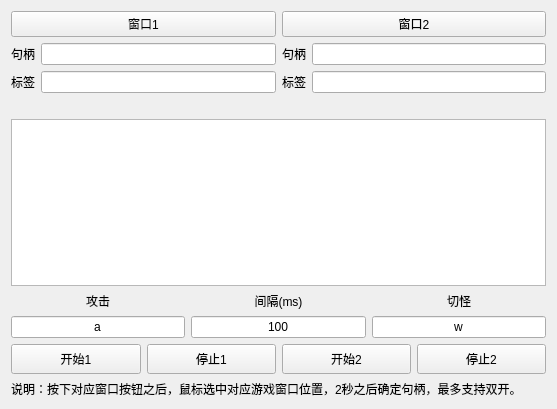
<?xml version="1.0" encoding="UTF-8"?>
<ui version="4.0">
 <class>Auto_fight</class>
 <widget class="QWidget" name="Auto_fight">
  <property name="windowModality">
   <enum>Qt::NonModal</enum>
  </property>
  <property name="geometry">
   <rect>
    <x>0</x>
    <y>0</y>
    <width>557</width>
    <height>409</height>
   </rect>
  </property>
  <property name="windowTitle">
   <string>Auto_fight</string>
  </property>
  <layout class="QVBoxLayout" name="verticalLayout_6">
   <item>
    <layout class="QHBoxLayout" name="horizontalLayout_3">
     <item>
      <layout class="QVBoxLayout" name="verticalLayout_3">
       <item>
        <layout class="QVBoxLayout" name="verticalLayout">
         <item>
          <widget class="QPushButton" name="pushButton_1">
           <property name="text">
            <string>窗口1</string>
           </property>
          </widget>
         </item>
         <item>
          <layout class="QHBoxLayout" name="horizontalLayout">
           <item>
            <widget class="QLabel" name="label">
             <property name="text">
              <string>句柄</string>
             </property>
            </widget>
           </item>
           <item>
            <widget class="QLineEdit" name="lineEdit_handle1"/>
           </item>
          </layout>
         </item>
        </layout>
       </item>
       <item>
        <layout class="QHBoxLayout" name="horizontalLayout_4">
         <item>
          <widget class="QLabel" name="label_7">
           <property name="text">
            <string>标签</string>
           </property>
          </widget>
         </item>
         <item>
          <widget class="QLineEdit" name="lineEdit_title1"/>
         </item>
        </layout>
       </item>
      </layout>
     </item>
     <item>
      <layout class="QVBoxLayout" name="verticalLayout_4">
       <item>
        <layout class="QVBoxLayout" name="verticalLayout_2">
         <item>
          <widget class="QPushButton" name="pushButton_2">
           <property name="text">
            <string>窗口2</string>
           </property>
          </widget>
         </item>
         <item>
          <layout class="QHBoxLayout" name="horizontalLayout_2">
           <item>
            <widget class="QLabel" name="label_2">
             <property name="text">
              <string>句柄</string>
             </property>
            </widget>
           </item>
           <item>
            <widget class="QLineEdit" name="lineEdit_handle2"/>
           </item>
          </layout>
         </item>
        </layout>
       </item>
       <item>
        <layout class="QHBoxLayout" name="horizontalLayout_5">
         <item>
          <widget class="QLabel" name="label_8">
           <property name="text">
            <string>标签</string>
           </property>
          </widget>
         </item>
         <item>
          <widget class="QLineEdit" name="lineEdit_title2"/>
         </item>
        </layout>
       </item>
      </layout>
     </item>
    </layout>
   </item>
   <item>
    <widget class="QLabel" name="label_4">
     <property name="text">
      <string/>
     </property>
    </widget>
   </item>
   <item>
    <layout class="QVBoxLayout" name="verticalLayout_5">
     <item>
      <widget class="QPlainTextEdit" name="plainTextEdit">
       <property name="sizePolicy">
        <sizepolicy hsizetype="Expanding" vsizetype="Expanding">
         <horstretch>0</horstretch>
         <verstretch>0</verstretch>
        </sizepolicy>
       </property>
       <property name="readOnly">
        <bool>true</bool>
       </property>
      </widget>
     </item>
     <item>
      <layout class="QHBoxLayout" name="horizontalLayout_9">
       <item>
        <widget class="QLabel" name="label_1">
         <property name="sizePolicy">
          <sizepolicy hsizetype="Expanding" vsizetype="Expanding">
           <horstretch>0</horstretch>
           <verstretch>0</verstretch>
          </sizepolicy>
         </property>
         <property name="text">
          <string>攻击</string>
         </property>
         <property name="alignment">
          <set>Qt::AlignCenter</set>
         </property>
        </widget>
       </item>
       <item>
        <widget class="QLabel" name="label_9">
         <property name="sizePolicy">
          <sizepolicy hsizetype="Expanding" vsizetype="Expanding">
           <horstretch>0</horstretch>
           <verstretch>0</verstretch>
          </sizepolicy>
         </property>
         <property name="text">
          <string>间隔(ms)</string>
         </property>
         <property name="alignment">
          <set>Qt::AlignCenter</set>
         </property>
        </widget>
       </item>
       <item>
        <widget class="QLabel" name="label_10">
         <property name="sizePolicy">
          <sizepolicy hsizetype="Expanding" vsizetype="Expanding">
           <horstretch>0</horstretch>
           <verstretch>0</verstretch>
          </sizepolicy>
         </property>
         <property name="text">
          <string>切怪</string>
         </property>
         <property name="alignment">
          <set>Qt::AlignCenter</set>
         </property>
        </widget>
       </item>
      </layout>
     </item>
     <item>
      <layout class="QHBoxLayout" name="horizontalLayout_10">
       <item>
        <widget class="QLineEdit" name="lineEdit_A">
         <property name="sizePolicy">
          <sizepolicy hsizetype="Expanding" vsizetype="Expanding">
           <horstretch>0</horstretch>
           <verstretch>0</verstretch>
          </sizepolicy>
         </property>
         <property name="tabletTracking">
          <bool>false</bool>
         </property>
         <property name="text">
          <string>a</string>
         </property>
         <property name="alignment">
          <set>Qt::AlignCenter</set>
         </property>
        </widget>
       </item>
       <item>
        <widget class="QLineEdit" name="lineEdit_time">
         <property name="sizePolicy">
          <sizepolicy hsizetype="Expanding" vsizetype="Expanding">
           <horstretch>0</horstretch>
           <verstretch>0</verstretch>
          </sizepolicy>
         </property>
         <property name="text">
          <string>100</string>
         </property>
         <property name="alignment">
          <set>Qt::AlignCenter</set>
         </property>
        </widget>
       </item>
       <item>
        <widget class="QLineEdit" name="lineEdit_Tab">
         <property name="sizePolicy">
          <sizepolicy hsizetype="Expanding" vsizetype="Expanding">
           <horstretch>0</horstretch>
           <verstretch>0</verstretch>
          </sizepolicy>
         </property>
         <property name="text">
          <string>w</string>
         </property>
         <property name="alignment">
          <set>Qt::AlignCenter</set>
         </property>
        </widget>
       </item>
      </layout>
     </item>
    </layout>
   </item>
   <item>
    <layout class="QHBoxLayout" name="horizontalLayout_6">
     <item>
      <layout class="QHBoxLayout" name="horizontalLayout_7">
       <item>
        <widget class="QPushButton" name="pushButton_start_1">
         <property name="sizePolicy">
          <sizepolicy hsizetype="Preferred" vsizetype="Fixed">
           <horstretch>0</horstretch>
           <verstretch>0</verstretch>
          </sizepolicy>
         </property>
         <property name="minimumSize">
          <size>
           <width>0</width>
           <height>30</height>
          </size>
         </property>
         <property name="text">
          <string>开始1</string>
         </property>
        </widget>
       </item>
       <item>
        <widget class="QPushButton" name="pushButton_stop_1">
         <property name="sizePolicy">
          <sizepolicy hsizetype="Preferred" vsizetype="Fixed">
           <horstretch>0</horstretch>
           <verstretch>0</verstretch>
          </sizepolicy>
         </property>
         <property name="minimumSize">
          <size>
           <width>0</width>
           <height>30</height>
          </size>
         </property>
         <property name="text">
          <string>停止1</string>
         </property>
        </widget>
       </item>
      </layout>
     </item>
     <item>
      <layout class="QHBoxLayout" name="horizontalLayout_8">
       <item>
        <widget class="QPushButton" name="pushButton_start_2">
         <property name="sizePolicy">
          <sizepolicy hsizetype="Preferred" vsizetype="Fixed">
           <horstretch>0</horstretch>
           <verstretch>0</verstretch>
          </sizepolicy>
         </property>
         <property name="minimumSize">
          <size>
           <width>0</width>
           <height>30</height>
          </size>
         </property>
         <property name="text">
          <string>开始2</string>
         </property>
        </widget>
       </item>
       <item>
        <widget class="QPushButton" name="pushButton_stop_2">
         <property name="sizePolicy">
          <sizepolicy hsizetype="Preferred" vsizetype="Fixed">
           <horstretch>0</horstretch>
           <verstretch>0</verstretch>
          </sizepolicy>
         </property>
         <property name="minimumSize">
          <size>
           <width>0</width>
           <height>30</height>
          </size>
         </property>
         <property name="text">
          <string>停止2</string>
         </property>
        </widget>
       </item>
      </layout>
     </item>
    </layout>
   </item>
   <item>
    <widget class="QLabel" name="label_3">
     <property name="text">
      <string>说明：按下对应窗口按钮之后，鼠标选中对应游戏窗口位置，2秒之后确定句柄，最多支持双开。</string>
     </property>
    </widget>
   </item>
  </layout>
 </widget>
 <resources/>
 <connections/>
</ui>
